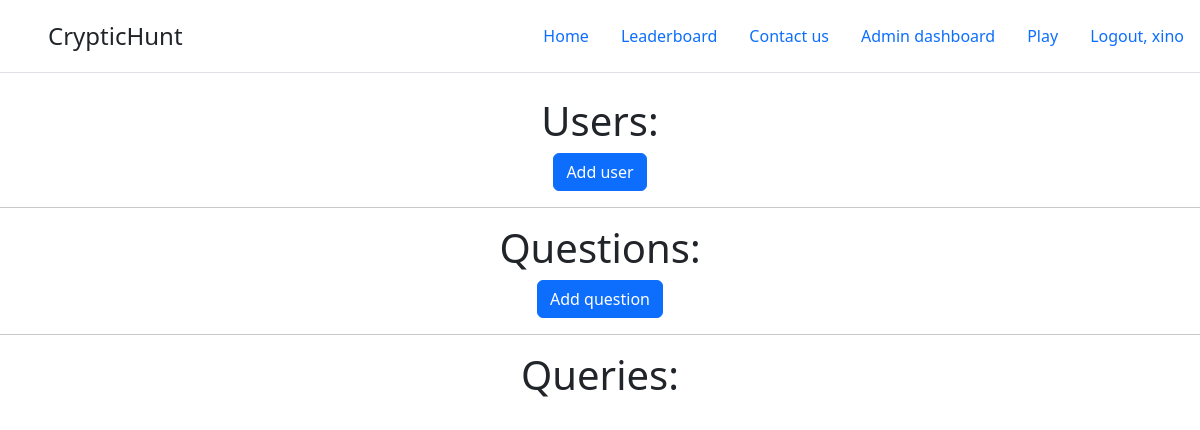
Page /admin (signed in) on the earlier database version.
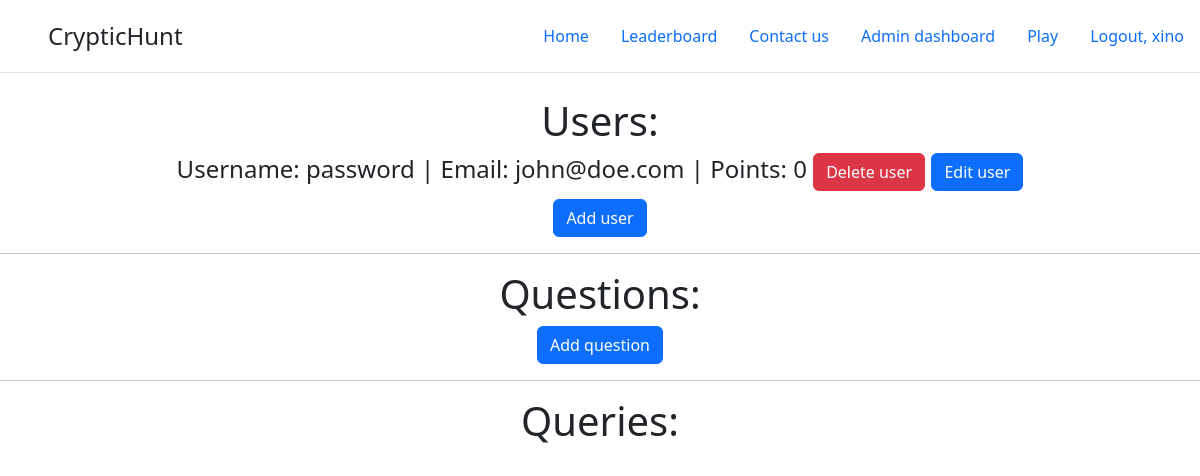
Same page on the later database version.
### hack/models.py (models this page shows)
class User(db.Model,UserMixin):
    id = db.Column(db.Integer,primary_key = True)
    username = db.Column(db.String, nullable=False)
    email = db.Column(db.String(64),index=True)
    password = db.Column(db.String)
    ans_time = db.Column(db.Integer, nullable=False, default=datetime.now)
    correct_ans = db.Column(db.Integer, default=0, nullable=False)
    queries = db.relationship('ContactQuery', backref='user')

### app.py (the view)
@app.route('/admin')
@login_required
def admin():
    if current_user.username == "xino":
        users = User.query.all()
        questions = Question.query.all()
        queries = ContactQuery.query.all()
        return render_template('admin.html', users=users, questions=questions, queries=queries)
    return abort(403)

### hack/models.py (called while the page is built)
@login_manager.user_loader
def load_user(user_id):
    return User.query.get(user_id)

### hack/templates/admin.html (shortened to what this page needs)
{% extends 'base.html' %}
{% block content %}
<center>
    <h1>Users:</h1>
        {% for user in users %}
        {% if user.username == 'xino' %}
        {% else %}
        <h4>Username: {{user.username}} | Email: {{user.email}} | Points: {{user.correct_ans}} <a class="btn btn-danger" href="/deleteuser/{{user.id}}">Delete user</a> <a class="btn btn-primary" href="/edituser/{{user.id}}">Edit user</a></h4>
        {% endif %}
        {% endfor %}
        <a class="btn btn-primary" href="/reg">Add user</a>
        <hr>
        <h1>Questions:</h1>
        <a class="btn btn-primary" href="/addques">Add question</a>
        <hr>
        <h1>Queries:</h1>
</center>
{% endblock %}

### hack/templates/base.html (shortened to what this page needs)
<!DOCTYPE html>
<html lang="en">
<head>
    <link rel="stylesheet" href="https://cdn.jsdelivr.net/npm/bootstrap@5.2.3/dist/css/bootstrap.min.css">
</head>
<body>
    <header class="d-flex flex-wrap justify-content-center py-3 mb-4 border-bottom">
        <a href="/" class="d-flex align-items-center mb-3 mb-md-0 me-md-auto text-dark text-decoration-none">
          <svg class="bi me-2" width="40" height="32"><use xlink:href="#bootstrap"></use></svg>
          <span class="fs-4">CrypticHunt</span>
        </a>
        <ul class="nav nav-pills">
          <li class="nav-item"><a href="/" class="nav-link" aria-current="page">Home</a></li>
          <li class="nav-item"><a href="/lb" class="nav-link" aria-current="page">Leaderboard</a></li>
          <li class="nav-item"><a href="/query" class="nav-link" aria-current="page">Contact us</a></li>
          {% if current_user.is_authenticated %}
          {% if current_user.username == 'xino' %}
          <li class="nav-item"><a href="/admin" class="nav-link" aria-current="page">Admin dashboard</a></li>
          {% endif %}
          {% if current_user.correct_ans > 0 %}
          <li class="nav-item"><a href="/play/{{current_user.correct_ans}}" class="nav-link">Play</a></li>
          {% else %}
          <li class="nav-item"><a href="/play/1" class="nav-link">Play</a></li>
          {% endif %}
          <li class="nav-item"><a href="/logout" class="nav-link">Logout, {{current_user.username}}</a></li>
          {% else %}
          <li class="nav-item"><a href="/login" class="nav-link">Login</a></li>
          <li class="nav-item"><a href="/reg" class="nav-link">Register</a></li>
          {% endif %}
        </ul>
      </header>
      {% block content %}
      {% endblock %}
</body>
</html>

Differences in the rows shown:
added User: username "password", email "john@doe.com", correct_ans "0"
